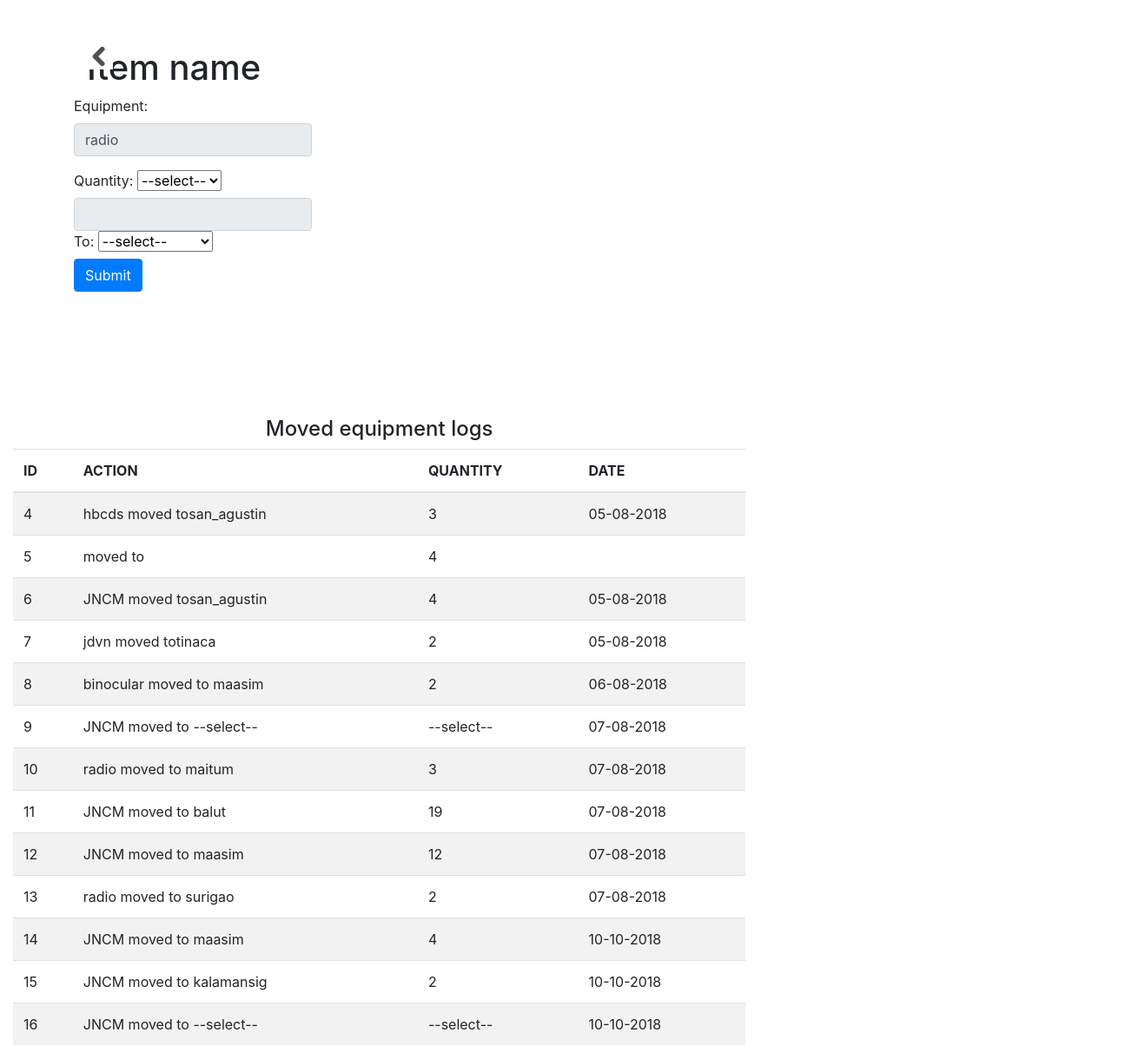
/move-item.php?eq_id=150, run on the app's committed database.
### tables this page shows
CREATE TABLE "EQUIPMENT" (
	`eq_id`	INTEGER PRIMARY KEY AUTOINCREMENT,
	`qty`	NUMERIC,
	`model`	TEXT,
	`serial_no`	INTEGER,
	`description`	TEXT,
	`category`	TEXT,
	`eq_ui`	TEXT,
	`remarks`	TEXT,
	`images`	BLOB,
	`location`	TEXT,
	`eqmt_name`	TEXT
);

CREATE TABLE "moved_logs" (
	`id`	INTEGER PRIMARY KEY AUTOINCREMENT,
	`eqmt_name`	TEXT,
	`action`	TEXT,
	`qty`	INTEGER,
	`location`	TEXT,
	`date`	NUMERIC
);

### moveEcho_controller.php (called while the page is built)
<?php
	include 'database.php';
    $query_c= "SELECT DISTINCT id, action, qty, date FROM moved_logs";
     $logs = $db->query($query_c);
?>

### move-item.php (the view, shortened to what this page needs)
<?php  include 'moveEcho_controller.php';?>
<!DOCTYPE html>
<html>
<head>
  <link rel="stylesheet" href="bootstrap/css/bootstrap.min.css">
</head>
<body>
  <div class="gunther"> <img src="back.png" onclick="history.go(-1);" width="30"></div>
  <div class="container">
    <?php
      $eq_id = $_GET['eq_id'];
      $query = "SELECT * FROM EQUIPMENT WHERE eq_id='$eq_id'";
      $result = $db->query($query);
      ?>
        <form action="move_controller.php" method="POST">
    <?php
    while($row = $result->fetchArray()) {
    ?>
  <br>
  <h1>Item name</h1>
    <div class="row">
      <div class="co-sm-8">
      <div class="form-group">
        <label for="qty">Equipment:</label>
        <input type="text" class="form-control" name="eqmt_name"  value="<?php echo $row['eqmt_name']; ?>" readonly >
      </div>
        <div class="container-drpdwn">
          <label for="qty">Quantity:</label>
          <select name="qty" id="qty">
            <option>--select--</option>
        </div>
         <div class="form-group">
          <input type="text" class="form-control" id="location" name="location" value="<?php echo $row['location']; ?>" readonly>
        </div>
          <div class="container-drpdwn">
          <form action="move_controller.php" method="POST">
            <label for="">To:</label>
            <select class="display-size" name ="to_location" onchange="location = this.value;">
                <option selected> --select-- </option>
            </select>
          </div>
    <div>
        <button type="submit" class="btn btn-primary">Submit</button>
    </div>
  </form>
  </div>
<div class="col-sm-8">
<br><br><br><br><br><br>
<center><h4>Moved equipment logs</h4></center>
 <table class="table table-striped">
    <thead>
      <tr>
        <th>ID</th>
        <th>ACTION</th>
        <th>QUANTITY</th>
        <th>DATE</th>
      </tr>
    </thead>
    <tbody>
        <?php
          while($row =$logs->fetchArray()){
         ?>
          <tr>
              <td><?php echo $row['id']; ?></td>
              <td><?php echo $row['action']; ?></td>
              <td><?php echo $row['qty']; ?></td>
              <td><?php echo $row['date']; ?></td>
          </tr>
      <?php
         }
      ?>
    </tbody>
</table>
</body>
</html>
<?php
}
?>

### move-item.php (style rules this page uses)
.gunther { position: relative; left: 100px; top:50px; }

### data on the page
equipment: eqmt_name "radio"
moved_logs: id "4", action "hbcds moved tosan_agustin", qty "3", date "05-08-2018"
moved_logs: id "5", action "moved to", qty "4"
moved_logs: id "6", action "JNCM moved tosan_agustin", qty "4", date "05-08-2018"
moved_logs: id "7", action "jdvn moved totinaca", qty "2", date "05-08-2018"
moved_logs: id "8", action "binocular moved to maasim", qty "2", date "06-08-2018"
moved_logs: id "9", action "JNCM moved to --select--", qty "--select--", date "07-08-2018"
moved_logs: id "10", action "radio moved to maitum", qty "3", date "07-08-2018"
moved_logs: id "11", action "JNCM moved to balut", qty "19", date "07-08-2018"
moved_logs: id "12", action "JNCM moved to maasim", qty "12", date "07-08-2018"
moved_logs: id "13", action "radio moved to surigao", qty "2", date "07-08-2018"
moved_logs: id "14", action "JNCM moved to maasim", qty "4", date "10-10-2018"
moved_logs: id "15", action "JNCM moved to kalamansig", qty "2", date "10-10-2018"
moved_logs: id "16", action "JNCM moved to --select--", qty "--select--", date "10-10-2018"
